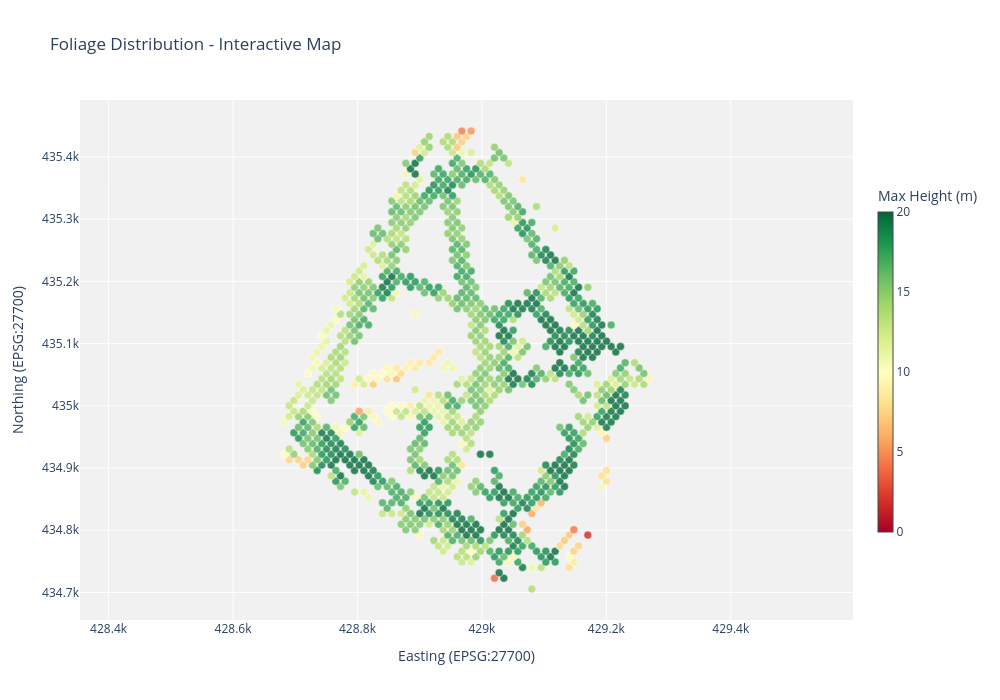

The code cell stored with this chart in its notebook:
### Code cell
import plotly.graph_objects as go

# Create interactive plotly map
fig = go.Figure()

# Extract coordinates for the scatter plot
lons = foliage_stats_filtered.geometry.x
lats = foliage_stats_filtered.geometry.y

# Create custom hover text
hover_text = [
    f"<b>Foliage Data</b><br>" +
    f"Mean Height: {mean:.2f}m<br>" +
    f"Vegetation >1m: {pct:.1f}%"
    for mean, pct in zip(
        foliage_stats_filtered['mean_height'], 
        foliage_stats_filtered['percent_above_1m']
    )
]

# Add scatter plot
fig.add_trace(go.Scatter(
    x=lons,
    y=lats,
    mode='markers',
    marker=dict(
        size=8,
        color=foliage_stats_filtered['max_height'],
        colorscale='RdYlGn',
        cmin=0,
        cmax=20,
        colorbar=dict(
            title="Max Height (m)",
            thickness=15,
            len=0.7
        ),
        line=dict(width=0.5, color='white'),
        opacity=0.8
    ),
    hovertext=hover_text,
    hoverinfo='text',
    name='Vegetation'
))

# Update layout for better visualization
fig.update_layout(
    title='Foliage Distribution - Interactive Map',
    xaxis_title='Easting (EPSG:27700)',
    yaxis_title='Northing (EPSG:27700)',
    hovermode='closest',
    height=700,
    width=1000,
    xaxis=dict(scaleanchor='y', scaleratio=1),
    yaxis=dict(scaleanchor='x', scaleratio=1),
    plot_bgcolor='rgba(240, 240, 240, 0.9)'
)

fig.show()

### Figure 1 — Plotly figure (JSON) as saved in the notebook; plotly's stock layout.template omitted (floating-point values rounded to 4 significant figures; data arrays with more than 128 entries replaced by an {"elided": "..."} marker saying what was removed)
{"data": [{"hoverinfo": "text", "hovertext": {"elided": "978 str values"}, "marker": {"cmax": 20, "cmin": 0, "color": {"elided": "978 float values"}, "colorbar": {"len": 0.7, "thickness": 15, "title": {"text": "Max Height (m)"}}, "colorscale": [[0, "rgb(165,0,38)"], [0.1, "rgb(215,48,39)"], [0.2, "rgb(244,109,67)"], [0.3, "rgb(253,174,97)"], [0.4, "rgb(254,224,139)"], [0.5, "rgb(255,255,191)"], [0.6, "rgb(217,239,139)"], [0.7, "rgb(166,217,106)"], [0.8, "rgb(102,189,99)"], [0.9, "rgb(26,152,80)"], [1, "rgb(0,104,55)"]], "line": {"color": "white", "width": 0.5}, "opacity": 0.8, "size": 8}, "mode": "markers", "name": "Vegetation", "type": "scatter", "x": {"elided": "978 float values"}, "y": {"elided": "978 float values"}}], "layout": {"height": 700, "hovermode": "closest", "plot_bgcolor": "rgba(240, 240, 240, 0.9)", "title": {"text": "Foliage Distribution - Interactive Map"}, "width": 1000, "xaxis": {"scaleanchor": "y", "scaleratio": 1, "title": {"text": "Easting (EPSG:27700)"}}, "yaxis": {"scaleanchor": "x", "scaleratio": 1, "title": {"text": "Northing (EPSG:27700)"}}}}
